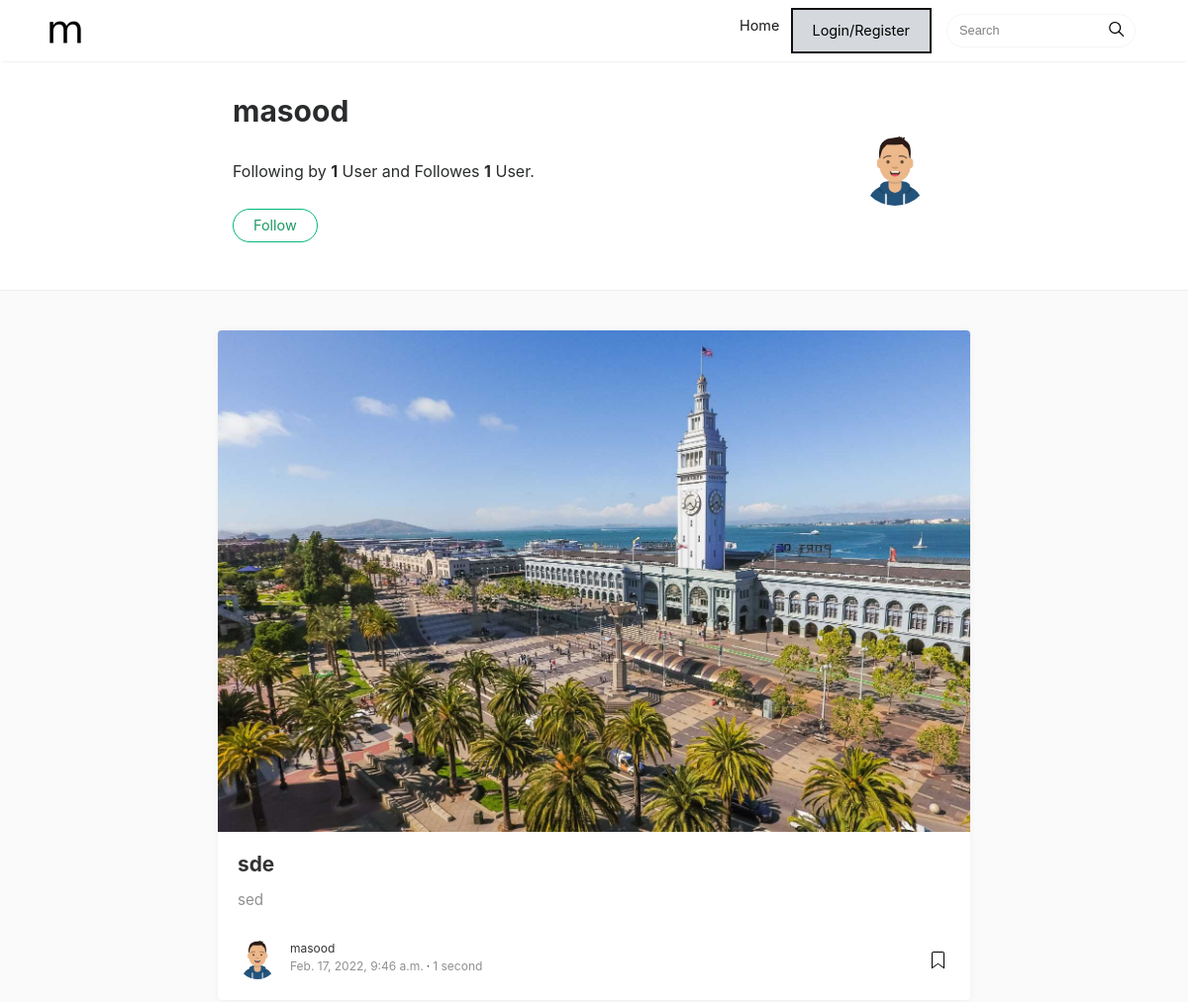
/accounts/profile/7ae3859e-a83a-473f-8ec5-f99d26ebc10f (upper part), run on an earlier commit of the app's database.
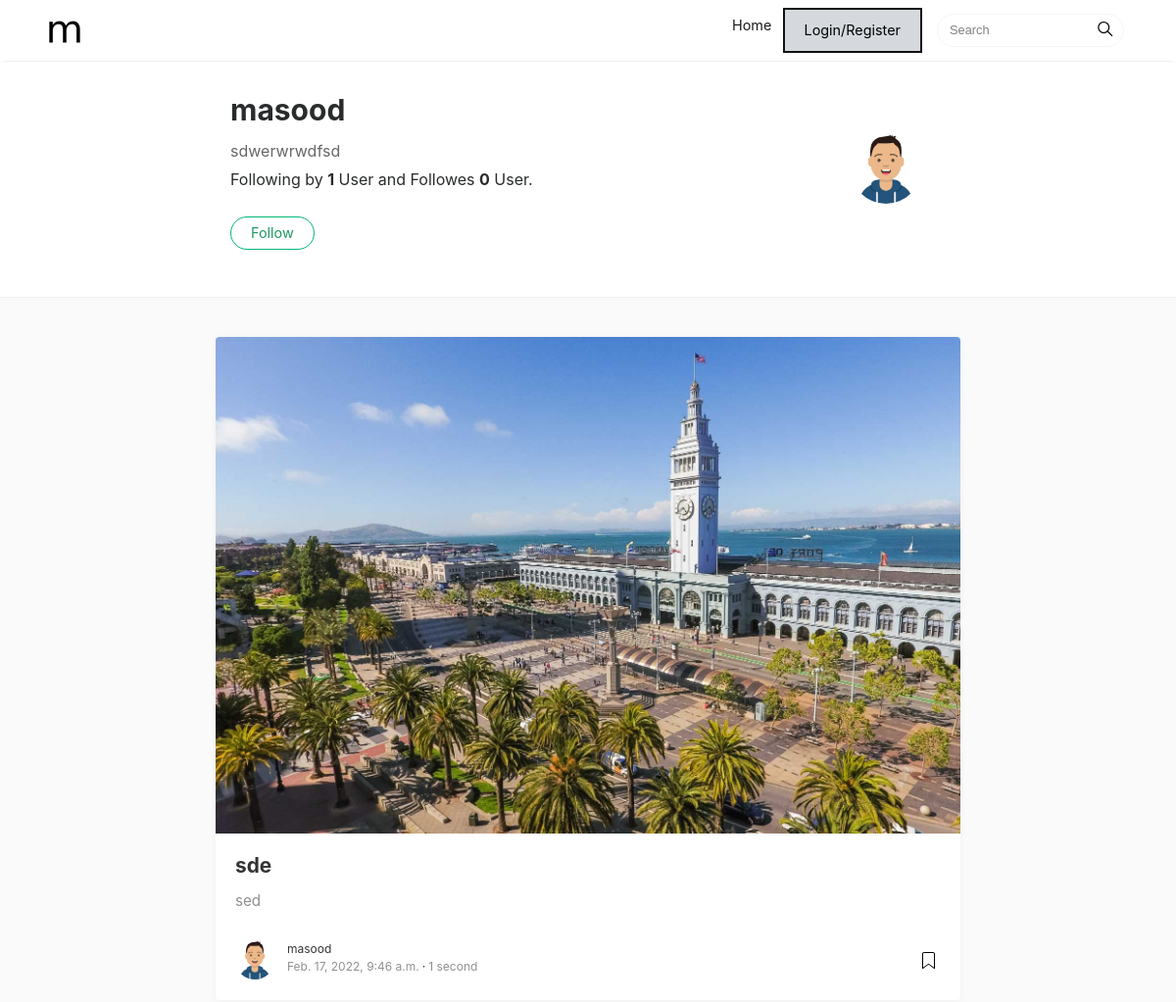
And on a later commit of the database.
### users/models.py (models this page shows, shortened)
class Profile(models.Model):
    username = models.CharField(max_length=200, unique=True)
    name =  models.CharField(max_length=200, null=True, blank=True)
    email = models.EmailField(max_length=500, blank=True, null=True)
    user = models.OneToOneField(User, on_delete=models.CASCADE, null=True, blank=True)
    id = models.UUIDField(default=uuid.uuid4, primary_key=True, unique=True, editable=False)
    profile_image = models.ImageField (default='profiles/default.jpg', blank=True, upload_to='profiles/')
    created = models.DateTimeField(auto_now_add=True)
    following = models.ManyToManyField('self', symmetrical=False, blank=True, related_name='followers')
    bio = models.TextField(max_length=600, null=True, blank=True)
    def get_absolute_url(self):
        return reverse("profile_detail", kwargs={"pk": self.id})

### users/views.py (the view)
# urls.py: path('profile/<str:pk>', views.ProfileView.as_view(), name='profile_detail'),
class ProfileView(DetailView):
    template_name = 'users/show-user.html'
    model = Profile
    context_object_name = 'user'

### articles/models.py (called while the page is built)
    @property
    def reading_time(self):
        word_count = len(self.body.split())
        time = word_count / 200
        round_time = round(time)
        if time < 1:
            time = "1 second"
        else:
            time = f"{round_time} minute"
        return time

    def get_absolute_url(self):
        return reverse('post_detail', kwargs={"slug": self.slug})

### users/templates/users/show-user.html (shortened to what this page needs)
{% extends 'main.html' %}
{% block content %}
<div class="container">
	<div class="row">
		<div class="col-md-2"></div>
		<div class="col-md-8 col-md-offset-2">
			<div class="mainheading">
				<div class="row post-top-meta authorpage">
					<div class="col-md-10 col-xs-12">
						<h1>{{user.name}}</h1>
						<span class="author-description">{{user.bio|default_if_none:" "}}</span>
						<br>
						<p>
						Following by <strong>{{user.following.count}}</strong>
						User and Followes <strong>{{user.followers.count}}</strong> User.
						</p>
						{% if request.user.profile == user %}
						<a class="btn info" href="{% url 'profile'%} ">Account</a>
						{% else %}
						{% if request.user.profile in user.following.all %}
                        <a href="{% url 'follow' user.id %}" class="btn follow">Unfollow</a><br>
						{% else %}
						<a href="{% url 'follow' user.id %}" class="btn follow">Follow</a><br>
						{% endif %}
						{% endif %}
					</div>
					<div class="col-md-2 col-xs-12">
						<img class="author-thumb" src="{{user.profile_image.url}}" alt="Sal">
					</div>
				</div>
			</div>
		</div>
	</div>
</div>
<div class="graybg authorpage">
	<div class="container">
		<div class="listrecent listrelated">
            {% for post in user.post_set.all %}
		    <div class="authorpostbox">
					<div class="card">
		        <a href="{{post.owner.get_absolute_url}}">
		        <img class="img-fluid img-thumb" src="assets/img/demopic/9.jpg" alt="">
		        </a>
		        <div class="card-block">
		          <h2 class="card-title"><a href="{{post.get_absolute_url}}">{{post.title}}</a></h2>
              <h4 class="card-text">{{post.body|slice:"50"}}</h4>
              <div class="metafooter">
		            <div class="wrapfooter">
		              <span class="meta-footer-thumb">
		              <a href="author.html"><img class="author-thumb" src="{{post.owner.profile_image.url}}" alt="Sal"></a>
		              </span>
		              <span class="author-meta">
		              <span class="post-name"><a href="{{post.owner.get_absolute_url}}">{{post.owner.username}}</a></span><br/>
		              <span class="post-date">{{post.created}}</span><span class="dot"></span><span class="post-read">{{post.reading_time}}</span>
		              </span>
		              <span class="post-read-more"><a href="post.html" title="Read Story"></a></span>
		            </div>
		          </div>
		        </div>
					</div>
		    </div>
            {% endfor %}
		</div>
	</div>
</div>
{% endblock content %}

What changed in the data, as far as the page shows it:
changed Profile "masood": bio (not shown) → "sdwerwrwdfsd"; followers.count "1" → "0"
